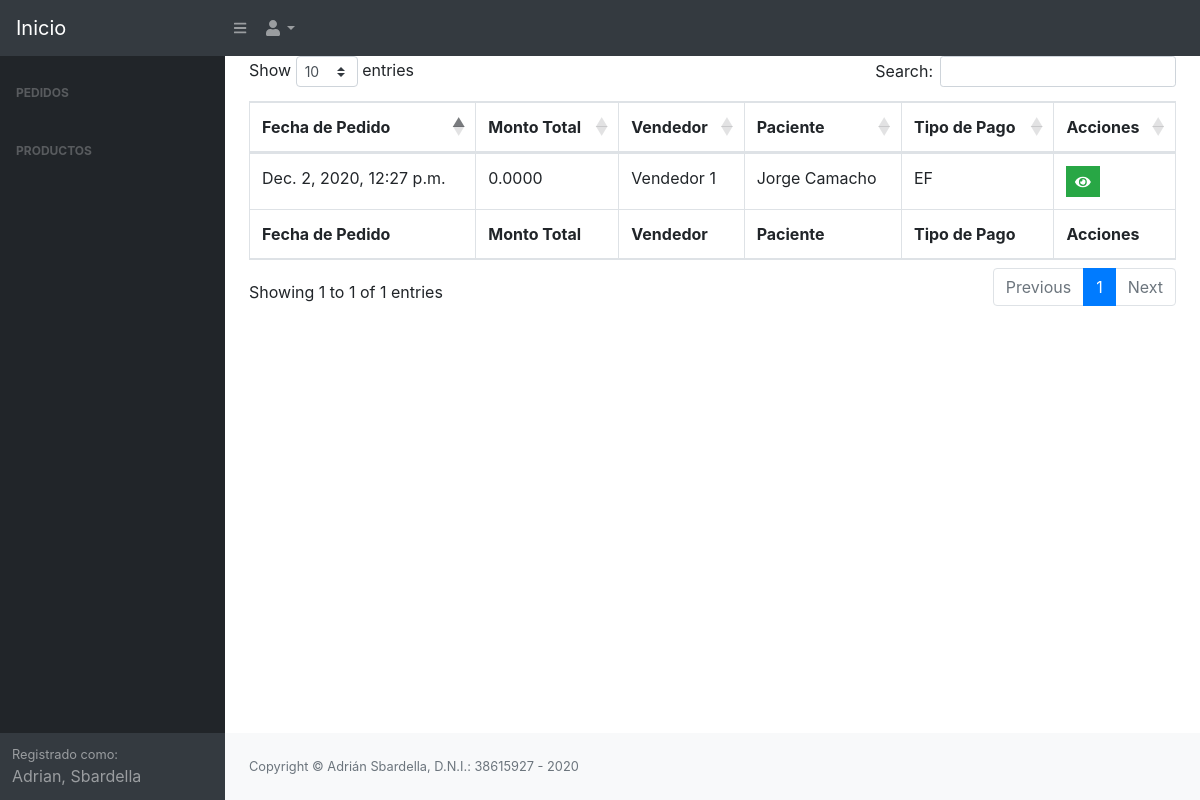
The page /lista_pedidos (signed in) on the database its author committed.
### optometria/models.py (models this page shows, shortened)
class Usuario(AbstractUser):
    first_name = None
    last_name = None
    username = models.CharField(max_length=32)
    nombre = models.CharField(max_length=200)
    password = models.CharField(max_length=256)
    email = models.CharField(max_length=200, unique=True, primary_key=True)
    apellido = models.CharField(max_length=200)
    telefono = models.CharField(max_length=200)
    fecha_nac = models.DateTimeField(default=None, blank=True, null=True)
    is_admin = False
    EMAIL_FIELD = 'email'
    USERNAME_FIELD = 'email'
    REQUIRED_FIELDS = ['nombre', 'apellido', 'username']

class Pedido(models.Model):
    fechaDePedido = models.DateTimeField()
    montoTotal = models.DecimalField(max_digits=19, decimal_places=4)
    vendedor = models.ForeignKey('Vendedor', null=True, on_delete=models.SET_NULL)
    paciente = models.ForeignKey('Paciente', null=True, on_delete=models.SET_NULL)
    CREDITO = 'CR'
    DEBITO = 'DB'
    VIRTUAL = 'VT'
    EFECTIVO = 'EF'
    MONEY_CHOICES = [
        (CREDITO, "Tarjeta de Credito"),
        (DEBITO, "Tarjeta de Debito"),
        (VIRTUAL, "Billetera Virtual"),
        (EFECTIVO, "Efectivo")
    ]
    tipoDePago = models.CharField(
        max_length=2,
        choices=MONEY_CHOICES,
        default=EFECTIVO
    )
    PENDIENTE = 'PT'
    PEDIDO = 'PD'
    TALLER = 'TL'
    FINALIZADO = 'FN'
    ESTADOS_DE_PEDIDO = [
        (PENDIENTE, "Pendiente"),
        (PEDIDO, "Pedido"),
        (TALLER, "Enviado a Taller"),
        (FINALIZADO, "Finalizado")
    ]
    estado = models.CharField(
        max_length=2,
        choices=ESTADOS_DE_PEDIDO,
        default=PENDIENTE
    )

class Vendedor(models.Model):
    usuario = models.OneToOneField('Usuario', on_delete=models.CASCADE, primary_key=True)
    def __str__(self):
        return self.usuario.nombre + " " + self.usuario.apellido

class Paciente(models.Model):
    dni = models.BigIntegerField()
    email = models.CharField(max_length=200)
    telefono = models.CharField(max_length=15)
    nombre = models.CharField(max_length=200)
    def __str__(self):
        return self.nombre

### optometria/views.py (the view)
# urls.py: path('lista_pedidos', views.lista_pedidos, name='lista_pedidos'),
def lista_pedidos(request):
	pedidos = Pedido.objects.all()
	return render(request, 'pedidos/lista_pedidos.html', {'pedidos': pedidos})

### optometria/templates/pedidos/lista_pedidos.html
{% extends "layout.html" %}
{% block content %}
    <div class="table-responsive">
        <table class="table table-bordered" id="dataTable" width="100%" cellspacing="0">
            <thead>
                <tr>
                    <th>Fecha de Pedido</th>
                    <th>Monto Total</th>
                    <th>Vendedor</th>
                    <th>Paciente</th>
                    <th>Tipo de Pago</th>
                    <th>Acciones</th>
                </tr>
            </thead>
            <tfoot>
                <tr>
                    <th>Fecha de Pedido</th>
                    <th>Monto Total</th>
                    <th>Vendedor</th>
                    <th>Paciente</th>
                    <th>Tipo de Pago</th>
                    <th>Acciones</th>
                </tr>
            </tfoot>
            <tbody>
                {% for pedido in pedidos %}
                <tr>
                    <td>{{ pedido.fechaDePedido }}</td>
                    <td>{{ pedido.montoTotal }}</td>
                    <td>{{ pedido.vendedor }}</td>
                    <td>{{ pedido.paciente }}</td>
                    <td>{{ pedido.tipoDePago }}</td>
                    <td><ul class="list-inline m-0">
                        <li class="list-inline-item">
                            <a class="btn btn-success btn-sm rounded-0" href={% url 'ver_pedido' id=pedido.id %} id="ver_turno_{{ pedido.id }}" title="Ver"><i class="fa fa-eye"></i></a>
                        </li>
                        </ul>
                    </td>
                </tr>
                {% endfor %}
            </tbody>
        </table>
{% endblock %}

### optometria/templates/layout.html (shortened to what this page needs)
<!DOCTYPE html>
<html lang="en">
    <head>
        {% load static %}
        <link href="{% static 'css/styles.css' %}" rel="stylesheet" />
        <link href="https://cdn.datatables.net/1.10.20/css/dataTables.bootstrap4.min.css" rel="stylesheet" />
    </head>
    <body class="sb-nav-fixed">
        <nav class="sb-topnav navbar navbar-expand navbar-dark bg-dark">
            <a class="navbar-brand" href="{% url 'index' %}">Inicio</a>
            <button class="btn btn-link btn-sm order-1 order-lg-0" id="sidebarToggle" href="#"><i class="fas fa-bars"></i></button>
            <ul class="navbar-nav ml-auto ml-md-0">
                <li class="nav-item dropdown">
                    <a class="nav-link dropdown-toggle" id="userDropdown" href="#" role="button" data-toggle="dropdown" aria-haspopup="true" aria-expanded="false"><i class="fas fa-user fa-fw"></i></a>
                </li>
            </ul>
        </nav>
        <div id="layoutSidenav">
            <div id="layoutSidenav_nav">
                <nav class="sb-sidenav accordion sb-sidenav-dark" id="sidenavAccordion">
                    <div class="sb-sidenav-menu">
                        <div class="nav">
                            <div class="sb-sidenav-menu-heading">Pedidos</div>
                          <div class="sb-sidenav-menu-heading">Productos</div>
                        </div>
                    </div>
                    <div class="sb-sidenav-footer">
                        {% if request.user.is_authenticated %}
                            <div class="small">Registrado como:</div>
                            {{ request.user.nombre }}, {{ request.user.apellido }}
                        {% else %}
                            <div class="small">Sin usuario registrado:</div>
                        {% endif %}
                    </div>
                </nav>
            </div>
            <div id="layoutSidenav_content">
                <main>
                    <div class="container-fluid">
                        {% block content %}
                        {% endblock %}
                    </div>
                </main>
                <footer class="py-4 bg-light mt-auto">
                    <div class="container-fluid">
                        <div class="d-flex align-items-center justify-content-between small">
                            <div class="text-muted">Copyright &copy; Adrián Sbardella, D.N.I.: 38615927 - 2020</div>
                        </div>
                    </div>
                </footer>
            </div>
        </div>
    </body>
</html>
</body>
</html>

### rows shown on the page
Usuario: user.nombre "Adrian", user.apellido "Sbardella"
Pedido: fechaDePedido "Dec. 2, 2020, 12:27 p.m.", montoTotal "0.0000", vendedor "Vendedor 1", paciente "Jorge Camacho", tipoDePago "EF"
